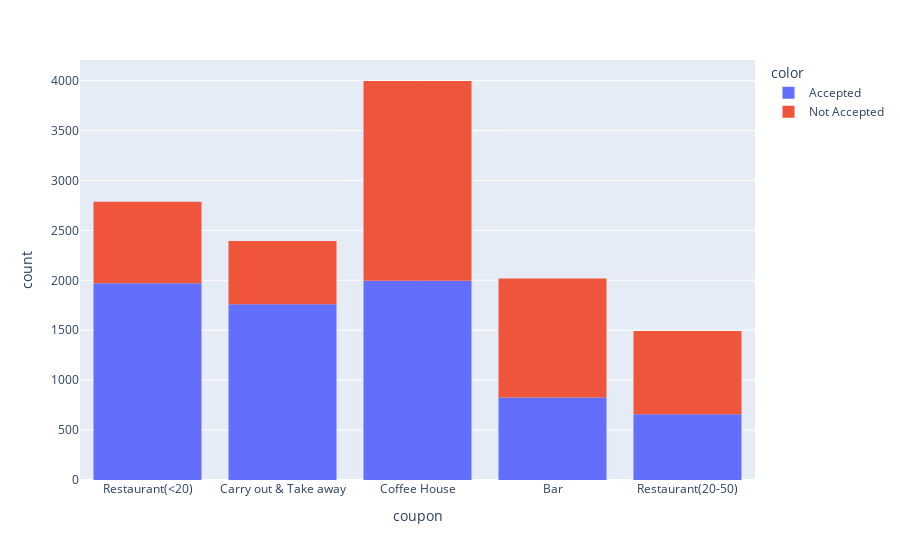

The code cell stored with this chart in its notebook:
### Markdown cell above
#### 5. Use a bar plot to visualize the `coupon` column.

### Code cell
px.histogram(data_frame=data_copy, x='coupon', color=data_copy['Y'].map({0:'Not Accepted',1:'Accepted'}))

### Figure 1 — Plotly figure (JSON) as saved in the notebook; plotly's stock layout.template omitted (floating-point values rounded to 4 significant figures; data arrays with more than 128 entries replaced by an {"elided": "..."} marker saying what was removed)
{"data": [{"alignmentgroup": "True", "bingroup": "x", "hovertemplate": "color=Accepted<br>coupon=%{x}<br>count=%{y}<extra></extra>", "legendgroup": "Accepted", "marker": {"color": "#636efa", "pattern": {"shape": ""}}, "name": "Accepted", "offsetgroup": "Accepted", "orientation": "v", "showlegend": true, "type": "histogram", "x": {"elided": "7210 str values"}, "xaxis": "x", "yaxis": "y"}, {"alignmentgroup": "True", "bingroup": "x", "hovertemplate": "color=Not Accepted<br>coupon=%{x}<br>count=%{y}<extra></extra>", "legendgroup": "Not Accepted", "marker": {"color": "#EF553B", "pattern": {"shape": ""}}, "name": "Not Accepted", "offsetgroup": "Not Accepted", "orientation": "v", "showlegend": true, "type": "histogram", "x": {"elided": "5474 str values"}, "xaxis": "x", "yaxis": "y"}], "layout": {"barmode": "relative", "legend": {"title": {"text": "color"}, "tracegroupgap": 0}, "margin": {"t": 60}, "xaxis": {"anchor": "y", "domain": [0, 1], "title": {"text": "coupon"}}, "yaxis": {"anchor": "x", "domain": [0, 1], "title": {"text": "count"}}}}
